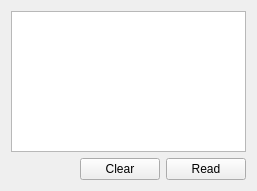
<?xml version="1.0" encoding="UTF-8"?>
<ui version="4.0">
 <class>DeviceInfoTest</class>
 <widget class="QWidget" name="DeviceInfoTest">
  <property name="geometry">
   <rect>
    <x>0</x>
    <y>0</y>
    <width>257</width>
    <height>191</height>
   </rect>
  </property>
  <property name="windowTitle">
   <string>Form</string>
  </property>
  <layout class="QVBoxLayout" name="verticalLayout">
   <item>
    <widget class="QTextBrowser" name="text_browser_"/>
   </item>
   <item>
    <layout class="QHBoxLayout" name="horizontalLayout">
     <item>
      <spacer name="horizontalSpacer">
       <property name="orientation">
        <enum>Qt::Horizontal</enum>
       </property>
       <property name="sizeHint" stdset="0">
        <size>
         <width>40</width>
         <height>20</height>
        </size>
       </property>
      </spacer>
     </item>
     <item>
      <widget class="QPushButton" name="pushbutton_clear_">
       <property name="text">
        <string>Clear</string>
       </property>
      </widget>
     </item>
     <item>
      <widget class="QPushButton" name="pushbutton_">
       <property name="text">
        <string>Read</string>
       </property>
      </widget>
     </item>
    </layout>
   </item>
  </layout>
 </widget>
 <resources/>
 <connections/>
</ui>
